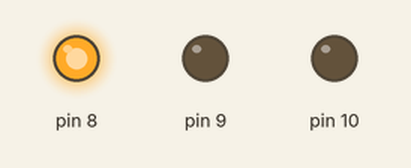
Recording of a sketch running on a simulated Arduino Uno, built with avr-gcc and run on an emulated ATmega328P. Shown: output pins drawn as LEDs (lit = HIGH).

Above: at 5.0 s.
At 12.5 s:
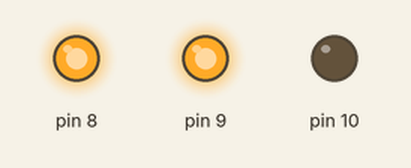
At 20.0 s:
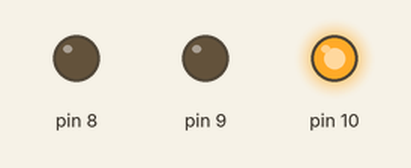
At 27.5 s:
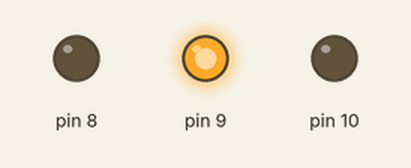
Timing chart, 0 to 39.0 s (numbered marks = the images above):
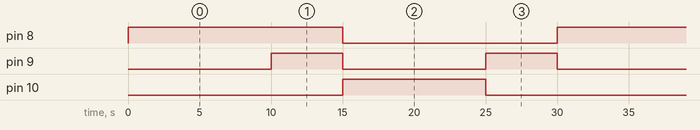

The sketch:

Task01_Traffic_Light_System.ino
```cpp
enum LightState {
  RED,
  RED_YELLOW,
  GREEN,
  YELLOW
};

class LED {
private:
  int pin;
  bool isOn;

public:
  LED(int ledPin) : pin(ledPin), isOn(false) {}

  void begin() {
    pinMode(pin, OUTPUT);
    turnOff();
  }

  void turnOn() {
    digitalWrite(pin, HIGH);
    isOn = true;
  }

  void turnOff() {
    digitalWrite(pin, LOW);
    isOn = false;
  }
};

class TrafficLightController {
private:
  LightState state;
  unsigned long stateStartTime;

  LED redLED;
  LED yellowLED;
  LED greenLED;

  void enterState() {
    stateStartTime = millis();

    switch (state) {
      case RED:
        redLED.turnOn();
        yellowLED.turnOff();
        greenLED.turnOff();
        break;

      case RED_YELLOW:
        redLED.turnOn();
        yellowLED.turnOn();
        greenLED.turnOff();
        break;

      case GREEN:
        redLED.turnOff();
        yellowLED.turnOff();
        greenLED.turnOn();
        break;

      case YELLOW:
        redLED.turnOff();
        yellowLED.turnOn();
        greenLED.turnOff();
        break;
    }
  }

public:
  TrafficLightController()
    : state(RED),
      stateStartTime(0),
      redLED(8),
      yellowLED(9),
      greenLED(10) {}

  void begin() {
    redLED.begin();
    yellowLED.begin();
    greenLED.begin();

    state = RED;
    enterState();
  }

  void update() {
    unsigned long elapsed = millis() - stateStartTime;

    switch (state) {
      case RED:
        if (elapsed >= 10000UL) {
          state = RED_YELLOW;
          enterState();
        }
        break;

      case RED_YELLOW:
        if (elapsed >= 5000UL) {
          state = GREEN;
          enterState();
        }
        break;

      case GREEN:
        if (elapsed >= 10000UL) {
          state = YELLOW;
          enterState();
        }
        break;

      case YELLOW:
        if (elapsed >= 5000UL) {
          state = RED;
          enterState();
        }
        break;
    }
  }
};

TrafficLightController trafficLight;

void setup() {
  trafficLight.begin();
}

void loop() {
  trafficLight.update();
}
```

Measured:
- by itself, pin 8: alternates HIGH for 15.0 s and LOW for 15.0 s
- by itself, pin 9: alternates HIGH for 5.0 s and LOW for 10.0 s
- by itself, pin 10: alternates HIGH for 10.0 s and LOW for 20.0 s
